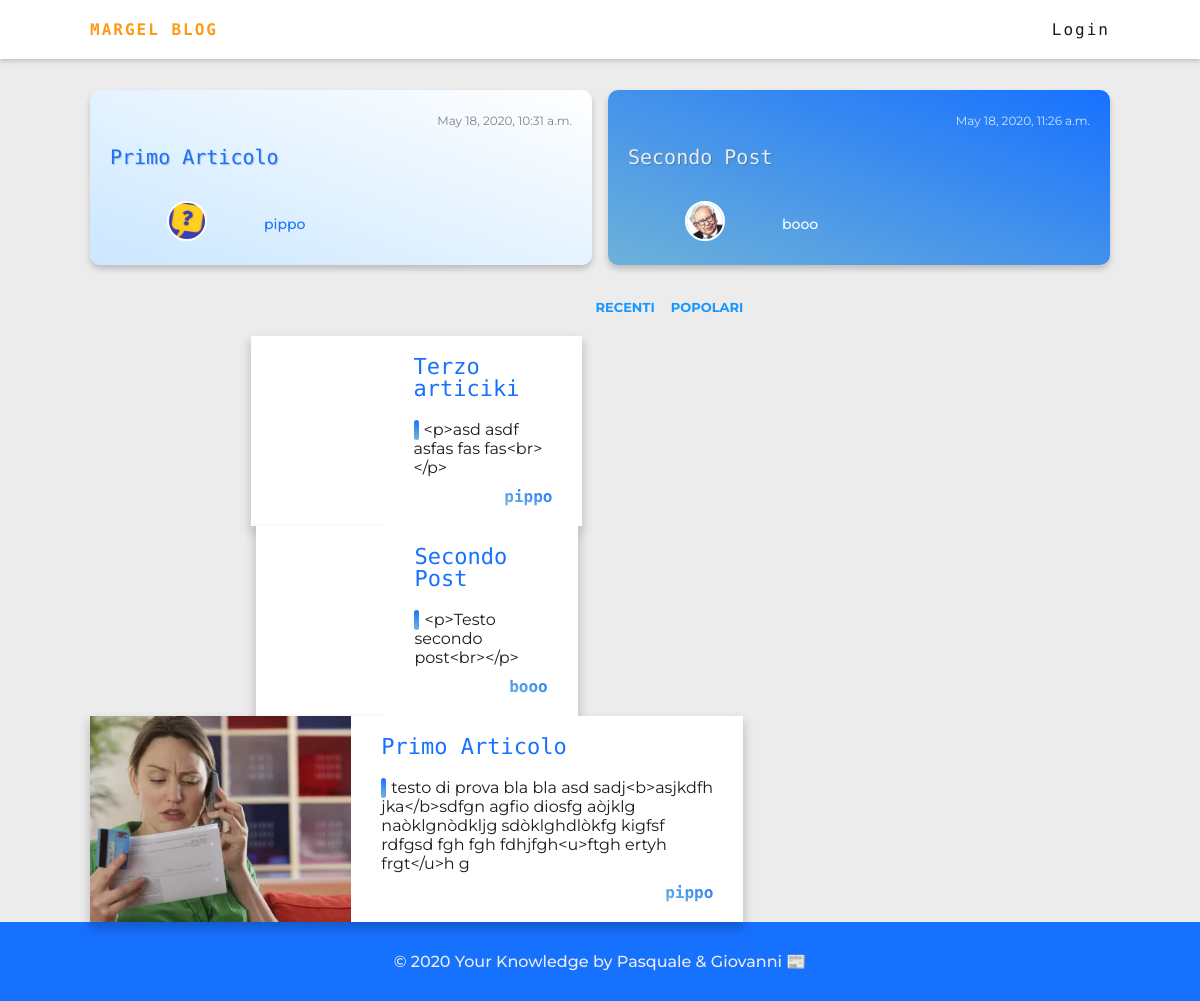
The page /blog/ on the database as committed earlier.
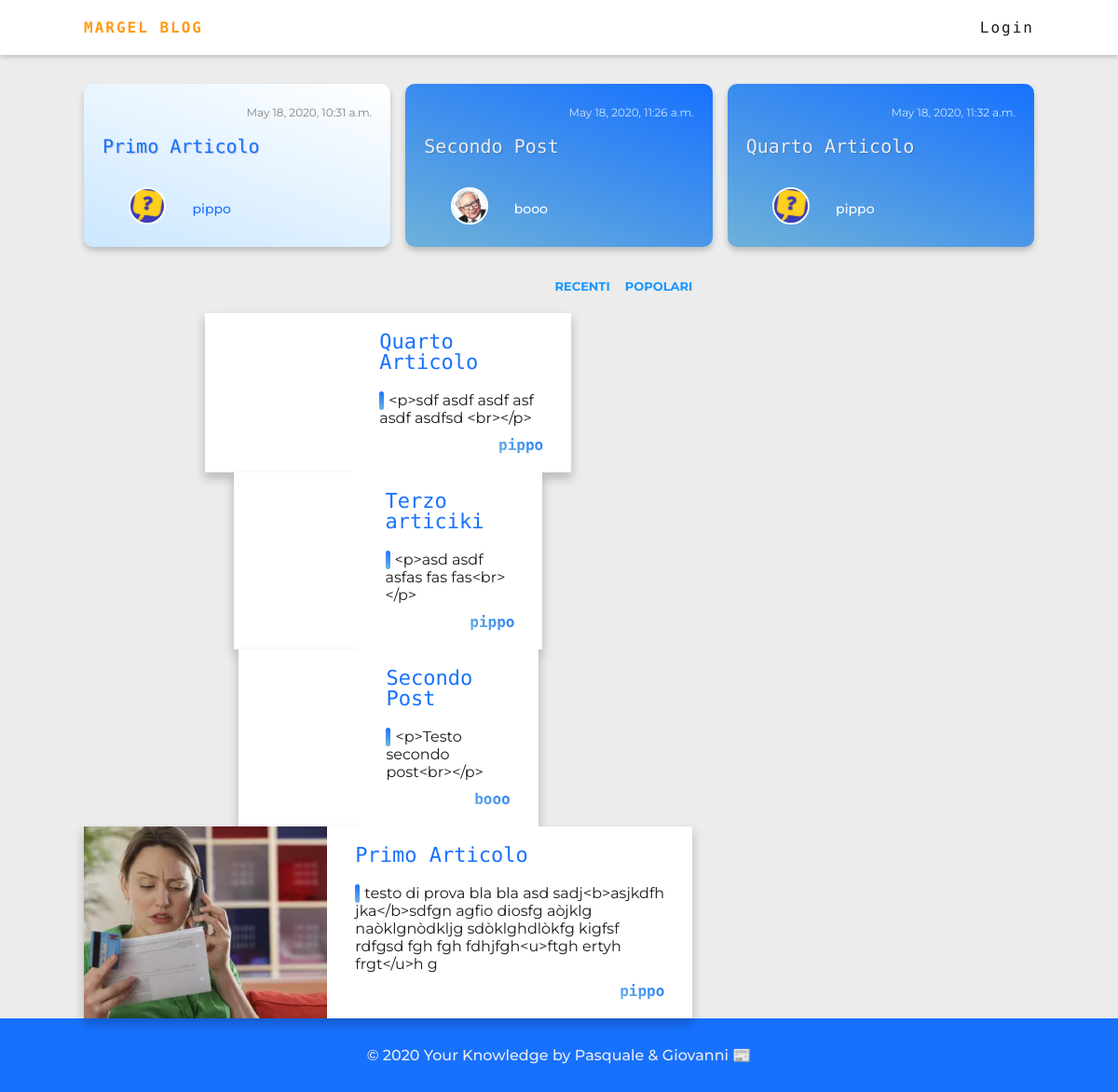
The same page on the database as committed later.
### blog_app/models.py (models this page shows, shortened)
class Article(models.Model):
    author = models.ForeignKey('auth.user', on_delete=models.CASCADE)
    title = models.CharField(max_length=100)
    content = models.TextField()
    image = models.ImageField(upload_to='article_pics', blank=True)
    pub_date = models.DateTimeField('date published', blank=True, null=True)
    create_date = models.DateTimeField(default=timezone.now)
    category = models.ForeignKey(Category, on_delete=models.CASCADE, blank=True)
    tag = models.ManyToManyField(Tag)
    pin = models.BooleanField(default=False)

class Category(models.Model):
    cat_name = models.CharField(max_length=50, verbose_name='Category')
    image = models.ImageField(upload_to='category_pics', blank=True)
    def __str__(self):
        return self.cat_name

### blog_app/views.py (the view)
# urls.py: path('', views.ArticleListView.as_view(), name='article_list'),
class ArticleListView(ListView):
    model = Article
    def get_context_data(self, **kwargs):
        context =  super().get_context_data(**kwargs)
        context['pin_articles'] = get_list_or_404(Article, pin=True, pub_date__isnull=False)
        return context
    def get_queryset(self):
        return Article.objects.filter(pub_date__lte=timezone.now()).order_by('-pub_date')

### templates/blog_app/article_list.html (shortened to what this page needs)
{% extends 'blog_app/base.html' %}
{% block main_content %}
<div class="main">
    <div class="news-container">
        <div class="news-filter">
            <ul>
                <li>
                    <a href="#" class="filter">Recenti</a>
                </li>
                <li>
                    <a href="#" class="filter">Popolari</a>
                </li>
            </ul>
        </div>
        <div class="news-deck">
            {% for article in article_list %}
                <div class="card">
                    <div class="image-data">
                        <div class="background-image" style="  background: {% if article.image %}url({{article.image.url}}){% endif %} no-repeat center; background-size: cover;"></div>
                    </div>
                    <div class="post-data">
                        <h3 class="title"><a href="{% url 'blog_app:article_detail' pk=article.pk %}">{{article.title}}</a> </h3>
                        <p class="description">
                            {{article.content|truncatechars:200}}
                        </p>
                        <div class="category">
                            <h4>
                                <a href=#"">{{article.category}}</a>
                            </h4>
                        </div>
                    </div>
                </div>
            {% endfor %}
        </div>
    </div>
</div>
{% endblock %}

### templates/blog_app/base.html (shortened to what this page needs)
<!DOCTYPE html>
{% load static %}
<html lang="it">
<head>
    <link rel="stylesheet" href="{% static 'css/style.css' %}">
    <link rel="stylesheet" href="//cdn.jsdelivr.net/npm/medium-editor@latest/dist/css/medium-editor.min.css" type="text/css" media="screen" charset="utf-8">
</head>
<body class="">
    <header>
        {% block navbar %}
        <nav class="navbar">
            <a href="{%url 'blog_app:article_list'%}" class="navbar-brand">Margel Blog</a>
            <ul class="navbar-nav ">
                {% if user.is_authenticated %}
                    <li><a href="{% url 'blog_app:article_new' %}">New Post</a></li>
                    <li><a href="{% url 'blog_app:article_draft_list' %}">Drafts</a></li>
                    <li><a href="{% url 'logout' %}">Log Out</a></li>
                    <li><a>Welcome: {{user.username}}</a></li>
                {% else %}
                    <li><a class="nav navbar-right" href="{% url 'login' %}">Login</a></li>
                {% endif %}
            </ul>
        </nav>
        {% endblock %}
    </header>
    <div class="container">
        <div class="wrapper-top-news">
            {% block topnews %}
            {% if pin_articles %}
                <div class="top-news-container">
                    {% for pin in pin_articles %}
                        <article class="top-news">
                            <header class="top-news-header">
                                <div class="top-news-title">
                                    <div class="top-news-subhead">
                                        <time datetime="2020-04-24">
                                            {{pin.pub_date}} </time>
                                    </div>
                                    <h2>
                                        <a href="{% url 'blog_app:article_detail' pk=pin.pk %}" class="read-srticle">{{pin.title}}</a>
                                    </h2>
                                </div>
                            </header>
                            <div class="top-news-meta">
                                <div class="top-news-byline">
                                    <div class="category-avatar">
                                        <a href="#" class="category-name">
                                            <img src="{{pin.category.image.url}}" alt="curiosita category"
                                                class="avatar" height="80">
                                        </a>
                                    </div>
                                    <div class="category-name-area">
                                        <a href="#" class="category-name">{{pin.category}}</a>
                                    </div>
                                </div>
                            </div>
                        </article>
                    {% endfor %}
                </div>
            {% endif %}
            {% endblock %}
            {% block main_content %}
            {% endblock %}
        </div>
    </div>
    <footer class="footer">
        <div>
            &copy; 2020 Your Knowledge by Pasquale & Giovanni 📰
        </div>
    </footer>
</body>
</html>

Rows that differ between the two databases and show on the page:
added Article: pub_date "May 18, 2020, 11:32 a.m.", title "Quarto Articolo", category.image (picture), category "pippo", content "<p>sdf asdf asdf asf asdf asdfsd <br></p>"
